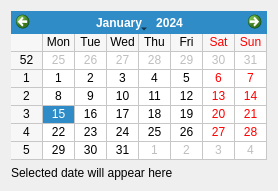
<?xml version="1.0" encoding="UTF-8"?>
<ui version="4.0">
 <class>CalendarDemo</class>
 <widget class="QWidget" name="CalendarDemo">
  <layout class="QVBoxLayout" name="verticalLayout">
   <item>
    <widget class="QCalendarWidget" name="calendar">
     <property name="gridVisible">
      <bool>true</bool>
     </property>
    </widget>
   </item>
   <item>
    <widget class="QLabel" name="date_label">
     <property name="text">
      <string>Selected date will appear here</string>
     </property>
    </widget>
   </item>
  </layout>
 </widget>
 <resources/>
 <connections/>
</ui>
